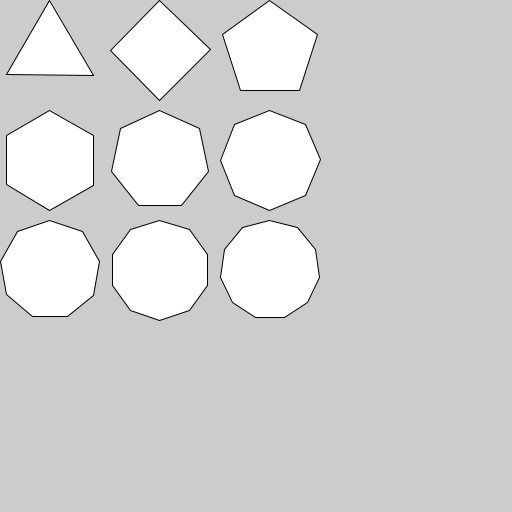
Frame 1 (no input)
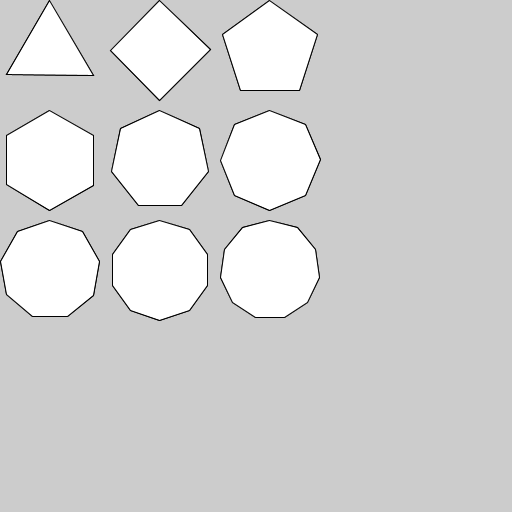
Frame 2 (the mouse pressed at the canvas centre, redrawn once)

The Processing sketch that drew these frames (run headless with seeded random() and noise(); the mouse was pressed at the canvas centre and the sketch redrawn once):

// Processing sketch: shapes
// ── shapes.pde

void setup() {
  size(512, 512);
  noLoop();
}

void draw() {
  for (int i=0; i<9; i++) {
    poly(50+(i%3)*110, 50+(i/3)*110, 50, i+3);
  }
}


void poly(float x, float y, float r, int n) {
  
  pushMatrix();
  translate(x, y);
  //rotate((n%2==0) ? -QUARTER_PI : -HALF_PI);
  rotate(-HALF_PI);
  
  beginShape();
    float da = TWO_PI / n;
    for (int i=0; i<n; i++) {
      vertex(r*cos(i*da), r*sin(i*da));
    }
  endShape(CLOSE);
  
  popMatrix();
}
